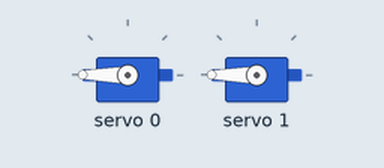
Simulated run of this sketch. Board: Arduino Uno, built with avr-gcc and run on an emulated ATmega328P. Shown: 2 × servo. What the sketch prints to the serial monitor is not drawn.

Above: at 0.05 s.
Timing chart, 0 to 4.6 s (numbered marks = the images above):
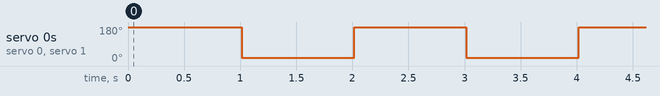

Measured:
- by itself, servo 0, servo 1: alternates 180° for 1.0 s and 18° for 1.0 s

The sketch:

PCA6985_Test.ino
```cpp
#include <Adafruit_PWMServoDriver.h>
#include <Wire.h>
Adafruit_PWMServoDriver pwm = Adafruit_PWMServoDriver();

#define SERVOMIN  150 // This is the 'minimum' pulse length count (out of 4096)
#define SERVOMAX  600 // This is the 'maximum' pulse length count (out of 4096)
#define USMIN  600 // This is the rounded 'minimum' microsecond length based on the minimum pulse of 150
#define USMAX  2400 // This is the rounded 'maximum' microsecond length based on the maximum pulse of 600
#define SERVO_FREQ 50

uint8_t servonum = 0;

void setup() {
  // put your setup code here, to run once:
  Serial.begin(9600);
  Serial.println("8 channel Servo test!");

  pwm.begin();

  pwm.setOscillatorFrequency(27000000);
  pwm.setPWMFreq(SERVO_FREQ);  // Analog servos run at ~50 Hz updates

  delay(10);
}
int angleToPulse(int ang){
  int pulse = map(ang,0,180,SERVOMIN, SERVOMAX);
  return pulse;

}
void loop() {
  // put your main code here, to run repeatedly:
pwm.setPWM(0, 0, angleToPulse(180) );
pwm.setPWM(1, 0, angleToPulse(180) );
delay (1000);
pwm.setPWM(0, 0, angleToPulse(0) );
pwm.setPWM(1, 0, angleToPulse(0) );
delay (1000);
}
```
